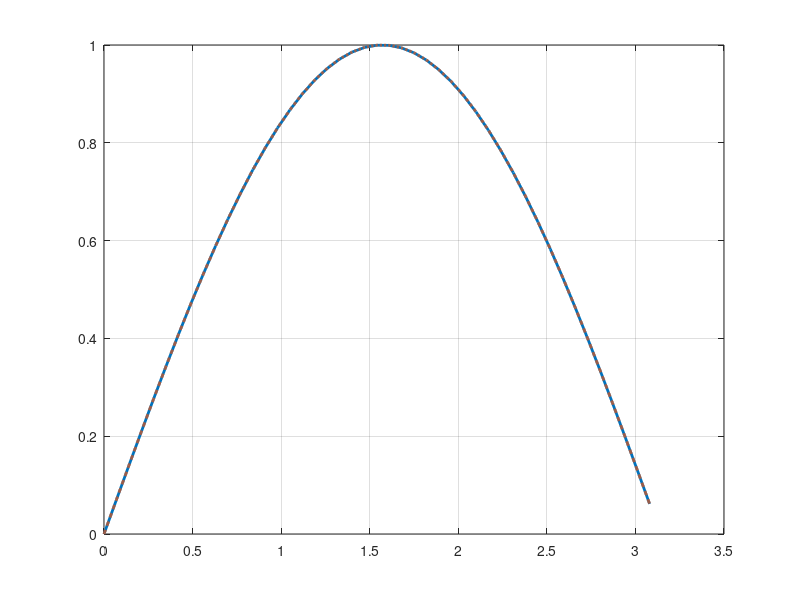

The MATLAB source for this figure:
clc; clear all; close all;

path_x = 0 : 0.07 : pi;
path_y = sin(path_x);

path = [path_x', path_y'];

vel = [0;0];
pos = path(1,:)';
f = [0;0];
ang = 0;

wp_size = size(path,1);
wp_indx = 1;

h = 0.01;
t_end = 100;
t_current = 0;
indx = 1;

while t_current < t_end
    WPcur = path(wp_indx,:);
    WPnxt = path(wp_indx+1,:);
    dn = sqrt((WPnxt(1) - WPcur(1))^2 + ((WPnxt(2) - WPcur(2))^2));
    u_wp = ((pos(1) - WPcur(1))*(WPnxt(1) - WPcur(1)) + (pos(2) - WPcur(2))*(WPnxt(2) - WPcur(2)))/dn^2;
    yaw_wp = atan2((WPnxt(2) - WPcur(2)), (WPnxt(1) - WPcur(1)));
    while u_wp >= 1
        wp_indx = wp_indx + 1;
        if wp_indx >= wp_size
            break;
        end
        WPcur = path(wp_indx,:);
        WPnxt = path(wp_indx+1,:);
        dn = sqrt((WPnxt(1) - WPcur(1))^2 + ((WPnxt(2) - WPcur(2))^2));
        u_wp = ((pos(1) - WPcur(1))*(WPnxt(1) - WPcur(1)) + (pos(2) - WPcur(2))*(WPnxt(2) - WPcur(2)))/dn^2;
        yaw_wp = atan2((WPnxt(2) - WPcur(2)), (WPnxt(1) - WPcur(1)));
    end
    Xd = WPcur(1) + u_wp*(WPnxt(1) - WPcur(1));
    Yd = WPcur(2) + u_wp*(WPnxt(2) - WPcur(2));
    Lpv = 0.5;
    Xpv = Xd + Lpv*cos(yaw_wp);
    Ypv = Yd + Lpv*sin(yaw_wp);
    yaw_d = atan2(Ypv - pos(2), Xpv - pos(1));

    v_x = 0.1;
    A = [cos(yaw_d) sin(yaw_d);
        -sin(yaw_d) cos(yaw_d)];
    vel = A'*[v_x;0];
    
    result(indx,:) = [t_current, pos', vel'];
    
    pos = pos + vel*h;
    t_current = t_current + h;
    
    indx = indx + 1;
    
    if (wp_indx >= wp_size); break; end
end

figure
set(gcf,'Color',[1,1,1])
plot(path(:,1), path(:,2), 'LineWidth',2)
hold on
plot(result(:,2), result(:,3), '--', 'Linewidth', 2)
grid on